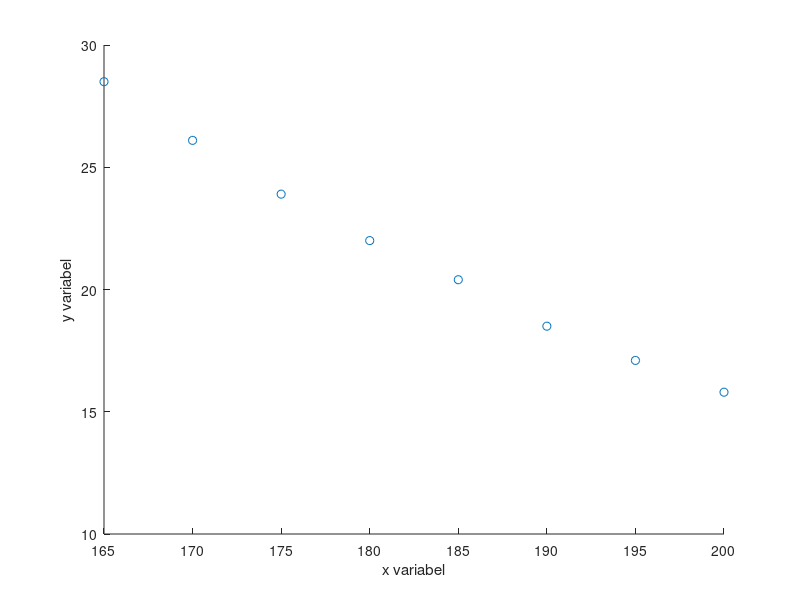

Reproduce this figure in MATLAB. (Note: this script raises an error after producing the figure.)
%% Simple linear regression model. Simple data x and y.
y = [28.5 26.1 23.9 22 20.4 18.5 17.1 15.8]';
x = [165 170 175 180 185 190 195 200]';

scatter(x,y, 'r+')
xlabel('x variabel');
ylabel('y variabel');
hold on;
lsline

% Emperical correlation found by data sets x and y. We can do hypothesis
% test on the emperical correlation using a test statistic. Our test
% statistic U is t-distributed with (n-2) degrees of freedom. 
corr(x,y)